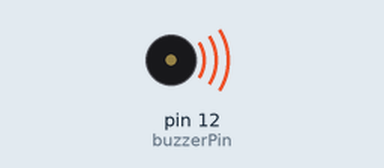
This program was run on a simulated Arduino Uno, built with avr-gcc and run on an emulated ATmega328P. Parts: buzzer (waves = sounding, pin HIGH).

Above: at 0.2 s.
At 18.7 s:
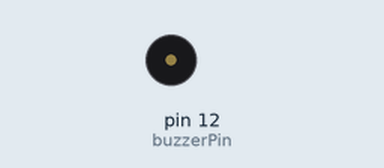
Timing chart, 0 to 19.5 s (numbered marks = the images above):
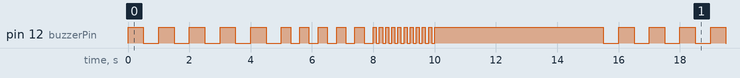

The program:

main.cpp
```cpp
#include <Arduino.h>

int buzzerPin = 12;

void setup()
{
  // put your setup code here, to run once:
  pinMode(buzzerPin, OUTPUT);
}

void loop()
{
  // put your main code here, to run repeatedly:
  int sound_duration = 500;

  for (int i = 0; i < 20; i++)
  {
    if (i < 5)
    {
      sound_duration = 500;
    }
    else if (i < 10)
    {
      sound_duration = 300;
    }
    else if (i < 20)
    {
      sound_duration = 100;
    }
    digitalWrite(buzzerPin, HIGH);
    delay(sound_duration);
    digitalWrite(buzzerPin, LOW);
    delay(sound_duration);
  }
  digitalWrite(buzzerPin, HIGH);
  delay(5000);
}
```

Measured:
- by itself, pin 12 (buzzerPin): moves between LOW and HIGH, repeating every 15.0 s
- by itself, everything shown: repeats every 15.0 s, in 40 steps
